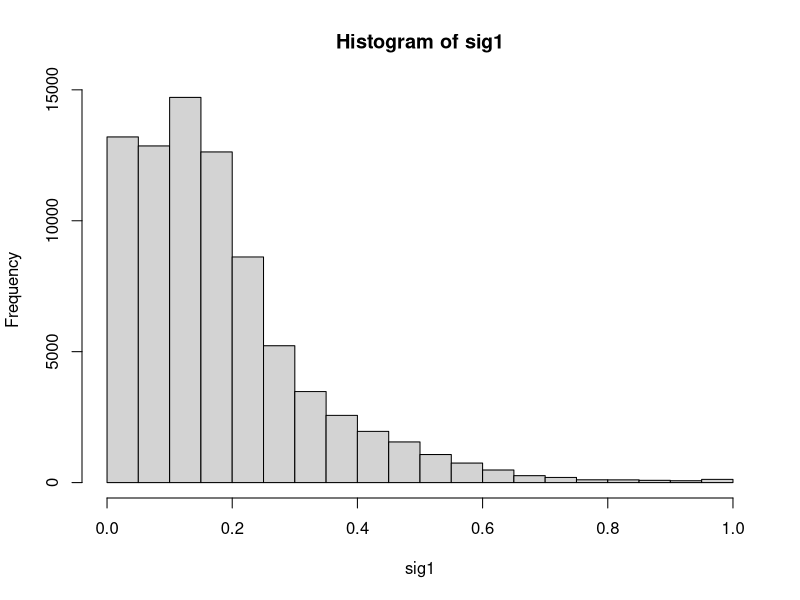
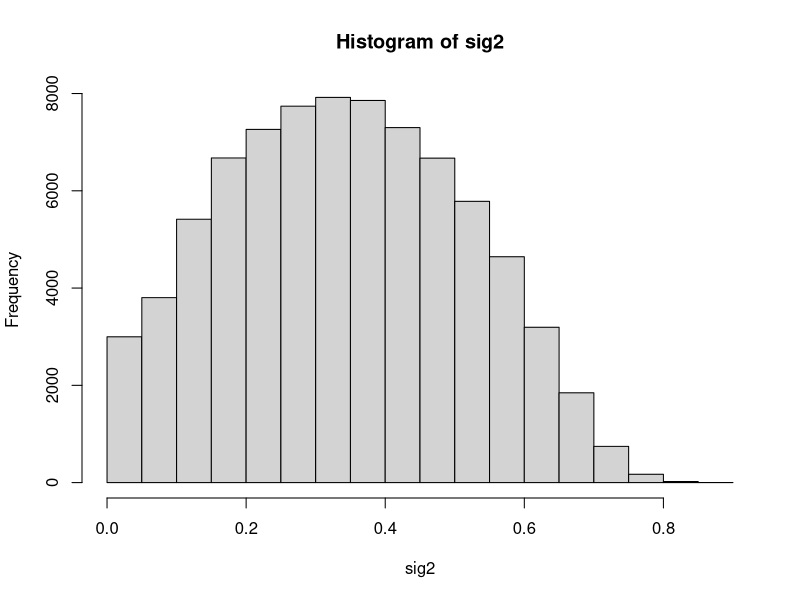
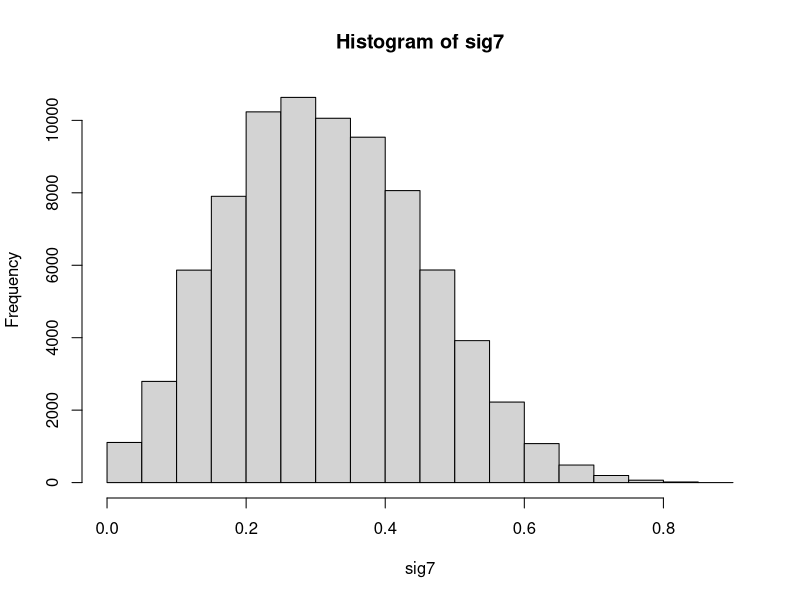
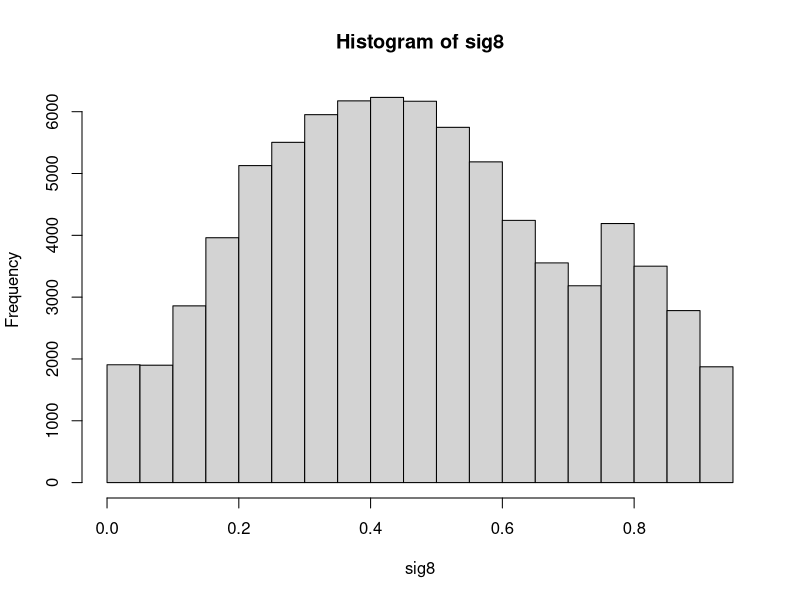

Write R code to recreate these figures, in order.
train <- read.csv("Data/training.csv")
test <- read.csv("Data/test.csv")

#query_id, url_id, query_length, is_homepage, sig1, sig2,..., sig8, relevance
colnames(train)
head(train)

train$is_homepage <- as.logical(train$is_homepage)
train$relevance <- as.logical(train$relevance)

library(plyr)
attach(train)
length(url_id) #80046
length(unique(url_id)) #75231
range(sig1) #[0, 1]
range(sig2) #[0, 0.86]
range(sig3) #[0, 673637]
range(sig4) #[0, 660939]
range(sig5) #[0, 46994]
range(sig6) #[0, 3645]
range(sig7) #[0, 0.88]
range(sig8) #[0, 0.94]

#Appears left skewed
hist(sig1)
#Appears normally distributed
hist(sig2)
#Appears normally distributed
hist(sig7)
#Appears skewed right
hist(sig8)

#50% of values are <417, 90% are <8489, and 99% are <86749 (max 673637).
#1130 observations (1.66%) have a sig3 that is zero
quantile(sig3, probs=c(.50, .90, .99)) 
#50% of values are <220, 90% are <1437, and 99% are <8186 (max 660939).
#5794 observations (7.24%) have a sig4 that is zero
quantile(sig4, probs=c(.50, .90, .99)) 
#50% of values are <64, 90% are <1238, and 99% are <8129 (max 46994).
#9046 observations (11.3%) have a sig5 that is zero
quantile(sig5, probs=c(.50, .90, .99)) 
#50% of values are <0, 90% are <18, and 99% are <293 (max 3645).
#52165 observations (65.2%) have a sig6 that is zero.
quantile(sig6, probs=c(.50, .90, .99)) 

sum(is_homepage & relevance) / length(relevance) #13.08%
sum(is_homepage & !relevance) / length(relevance) #13.81%
sum(!is_homepage & relevance) / length(relevance) #30.63%
sum(!is_homepage & !relevance) / length(relevance) #42.48%

pca <- princomp(train)
weightMat <- loadings(pca)
